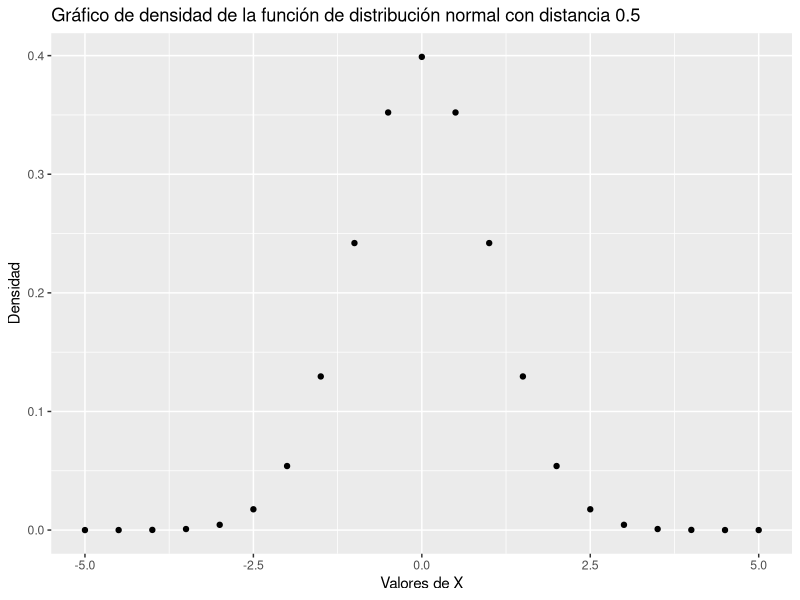
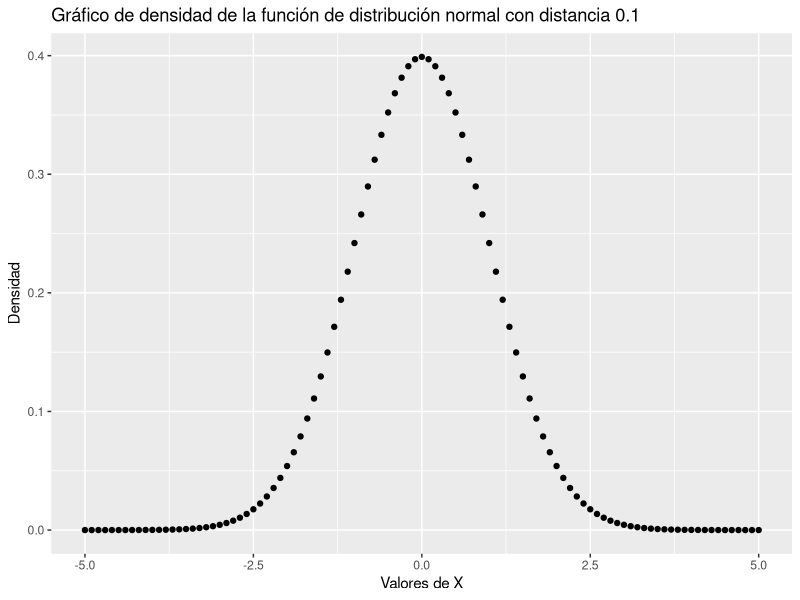
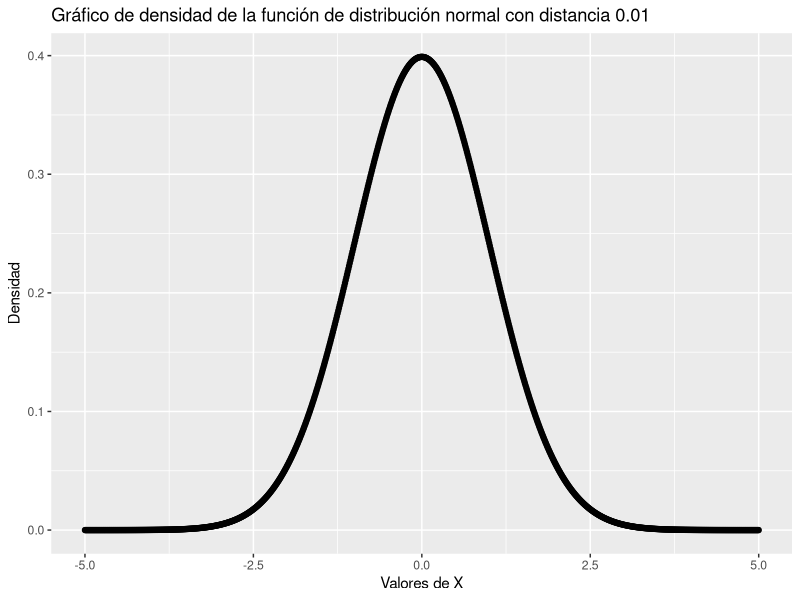
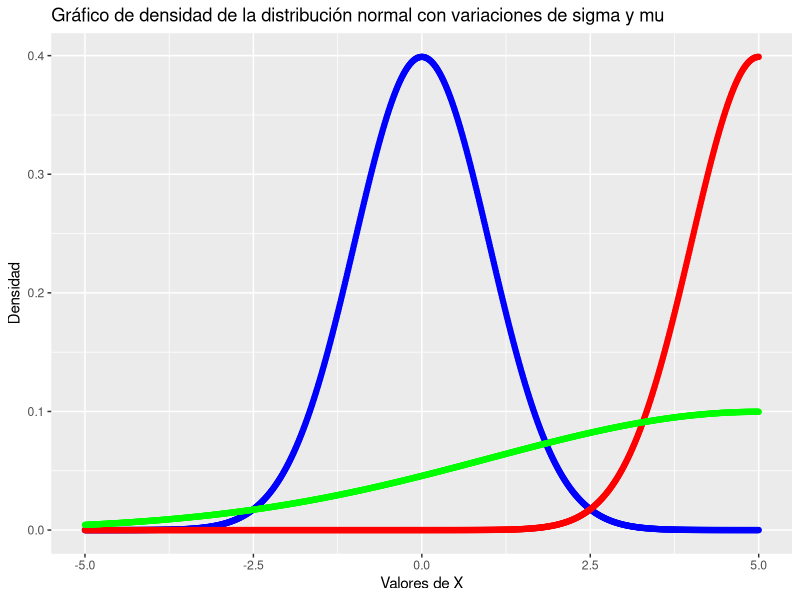
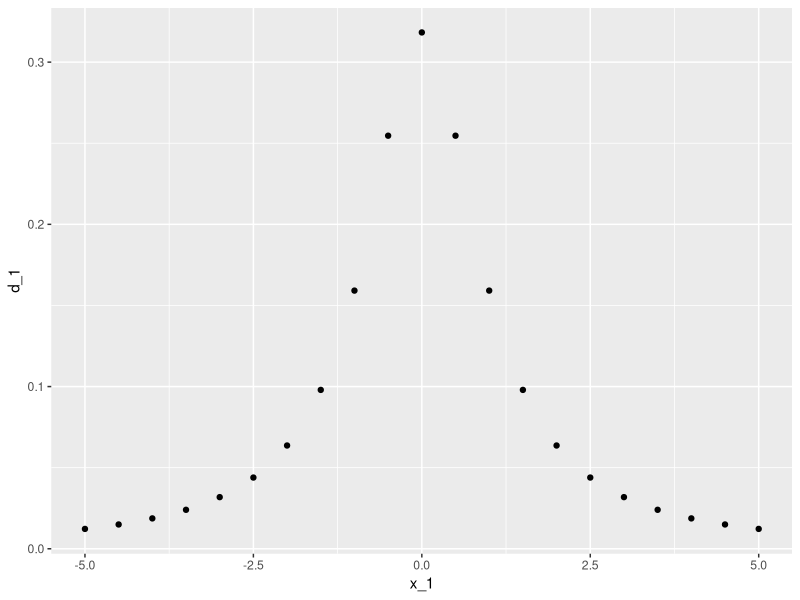
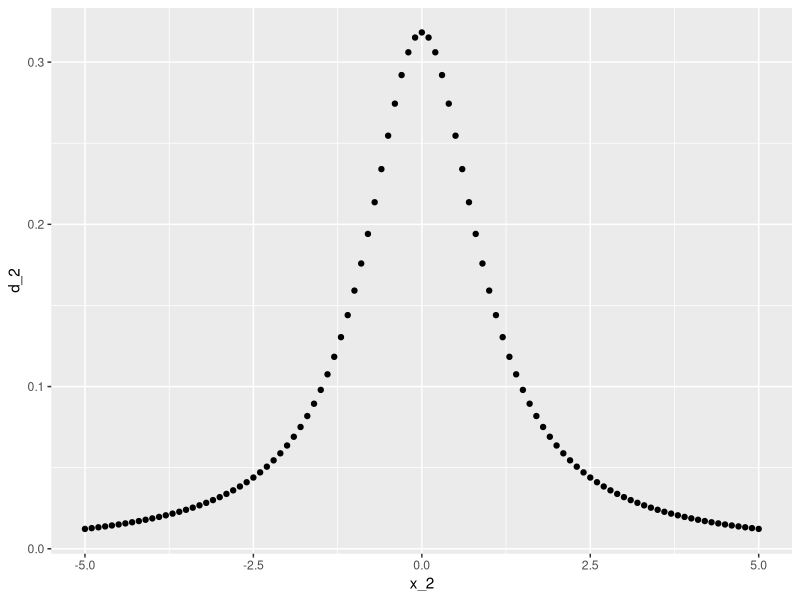
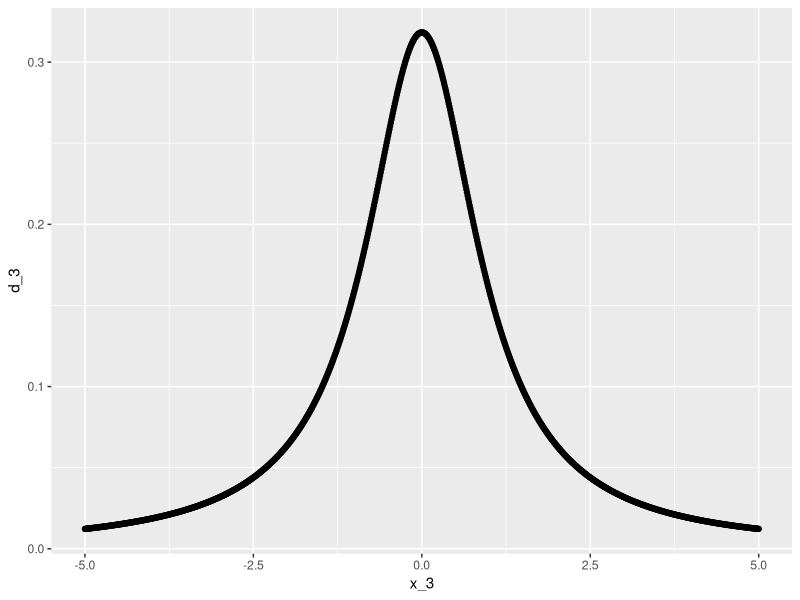
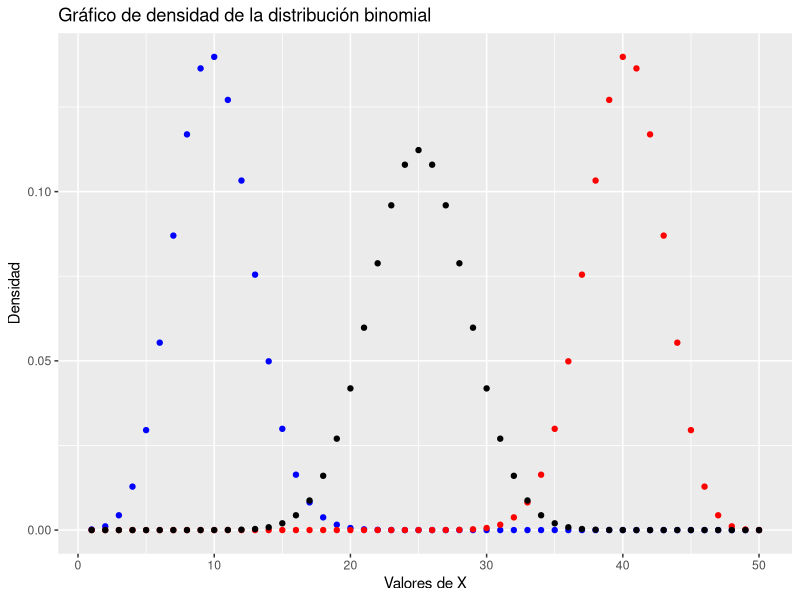

R code for these plots, in order:
## ---- chunk 1
knitr::opts_chunk$set(echo = TRUE)
## ---- chunk 2
library(ggplot2)
## ---- chunk 3

x=seq(-5,5,0.5)

p_norm = function(x) {
  (1/sqrt(2*pi))*exp((-x^2)/2)
}

d=p_norm(x)

ggplot() + geom_point(aes(x=x,y=d)) + ggtitle("Gráfico de densidad de la función de distribución normal con distancia 0.5") +
  xlab("Valores de X") + ylab("Densidad")

## ---- chunk 4

x=seq(-5,5,0.1)

p_norm = function(x) {
  (1/sqrt(2*pi))*exp((-x^2)/2)
}

x_1=seq(-5,5,0.01)

d=p_norm(x)

d_1=p_norm(x_1)

ggplot() + geom_point(aes(x=x,y=d)) + ggtitle("Gráfico de densidad de la función de distribución normal con distancia 0.1") +
  xlab("Valores de X") + ylab("Densidad")

ggplot() + geom_point(aes(x=x_1,y=d_1)) + ggtitle("Gráfico de densidad de la función de distribución normal con distancia 0.01") +
  xlab("Valores de X") + ylab("Densidad")

## ---- chunk 5
d_norm_sig = function(x,y,z) {
  (1/(sqrt(2*pi)*z))*exp((-((x-y)/z)^2)/2)
}

plot_1=d_norm_sig(x_1,0,1)
plot_2=d_norm_sig(x_1,5,1)
plot_3=d_norm_sig(x_1,5,4)

ggplot() + geom_point(aes(x=x_1,y=plot_1),color='blue')+ geom_point(aes(x=x_1,y=plot_2),color='red')+ geom_point(aes(x=x_1,y=plot_3),color='green') + ggtitle("Gráfico de densidad de la distribución normal con variaciones de sigma y mu") + xlab("Valores de X") + ylab("Densidad")

## ---- chunk 6

cauchy= function (x,y) {
  (1/pi)*(1/(1+(x-y)^2))
}

x_1=seq(-5,5,0.5)
x_2=seq(-5,5,0.1)
x_3=seq(-5,5,0.01)

d_1=cauchy(x_1,0)
d_2=cauchy(x_2,0)
d_3=cauchy(x_3,0)


ggplot() + geom_point(aes(x=x_1,y=d_1)) 
ggplot() + geom_point(aes(x=x_2,y=d_2))
ggplot() + geom_point(aes(x=x_3,y=d_3))

## ---- chunk 7
binormal= function (x,n,p)
{choose(n,x)*(p^x)*((1-p)^(n-x))
}

#1 - n = 50 y p = 0,2
#2 - n = 50 y p = 0,8
#3 - n = 50 y p = 0,5

x=seq(1,50,1)

b_1=binormal(x,50,0.2)

b_2=binormal(x,50,0.8)

b_3=binormal(x,50,0.5)


ggplot() + geom_point(aes(x=x,y=b_1),color='blue') + geom_point(aes(x=x,y=b_2),color='red') + geom_point(aes(x=x,y=b_3),color='black' ) + 
  ggtitle("Gráfico de densidad de la distribución binomial") + xlab("Valores de X") + ylab("Densidad")

## ---- chunk 8

# Método 1

year=seq(1,365,1)
result_1=sum(year)

print(paste("El resultado aplicando la función suma es",result_1))

# Método 2

days=365
result= (days*(days+1))/2
print(paste("El resultado aplicando la fórmula manual es",result))

prom_mensual=result/12

print(paste("El promedio mensual es",prom_mensual))

## ---- chunk 9

# Método 1

year=seq(1,730,1)
result_1=sum(year)

print(paste("El resultado aplicando la función suma es",result_1))

# Método 2

days=730
result= (days*(days+1))/2
print(paste("El resultado aplicando la fórmula manual es",result))

prom_mensual=result/24

print(paste("El promedio mensual es",prom_mensual))

## ---- chunk 10

year=seq(100,465,1)
result_1=sum(year)

print(paste("El resultado en un año es ",result_1))

prom_mensual=result_1/12

print(paste("El promedio mensual en un año es",prom_mensual))


year_2=seq(100,830,1)
result_2=sum(year_2)

print(paste("El resultado en dos años es ",result_2))

prom_mensual_2=result_2/24

print(paste("El promedio mensual en dos años es",prom_mensual_2))

## ---- chunk 11

A = matrix(c(3,4,0,0,1,6,2,1,5),nrow=3,ncol=3)

A_2 = matrix(c(3,0,2,4,1,1,0,6,5),nrow=3,ncol=3,byrow=TRUE)

X = c('a','b','c')
R= c(360,480,450)
           

## PARA VALIDAR QUE REALMENTE ES LA INVERSA  

#Ainv=solve(A)
#A%*%Ainv

## Solución

result=solve(A,R)

A=result[1]
B=result[2]
C=result[3]

print(paste("El producto A vale",A,", el B vale",B," y el C vale",C))
